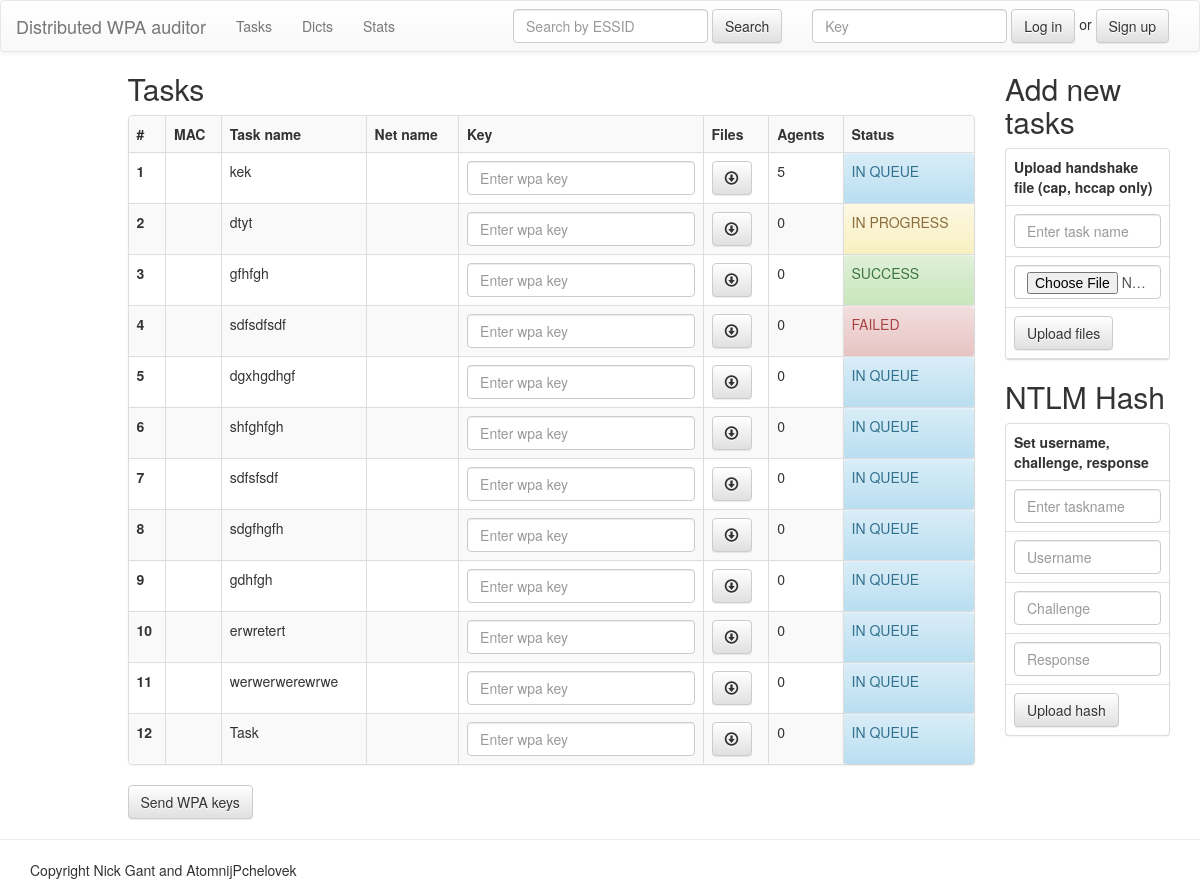
The app's page /web/index.php?tasks, older data.
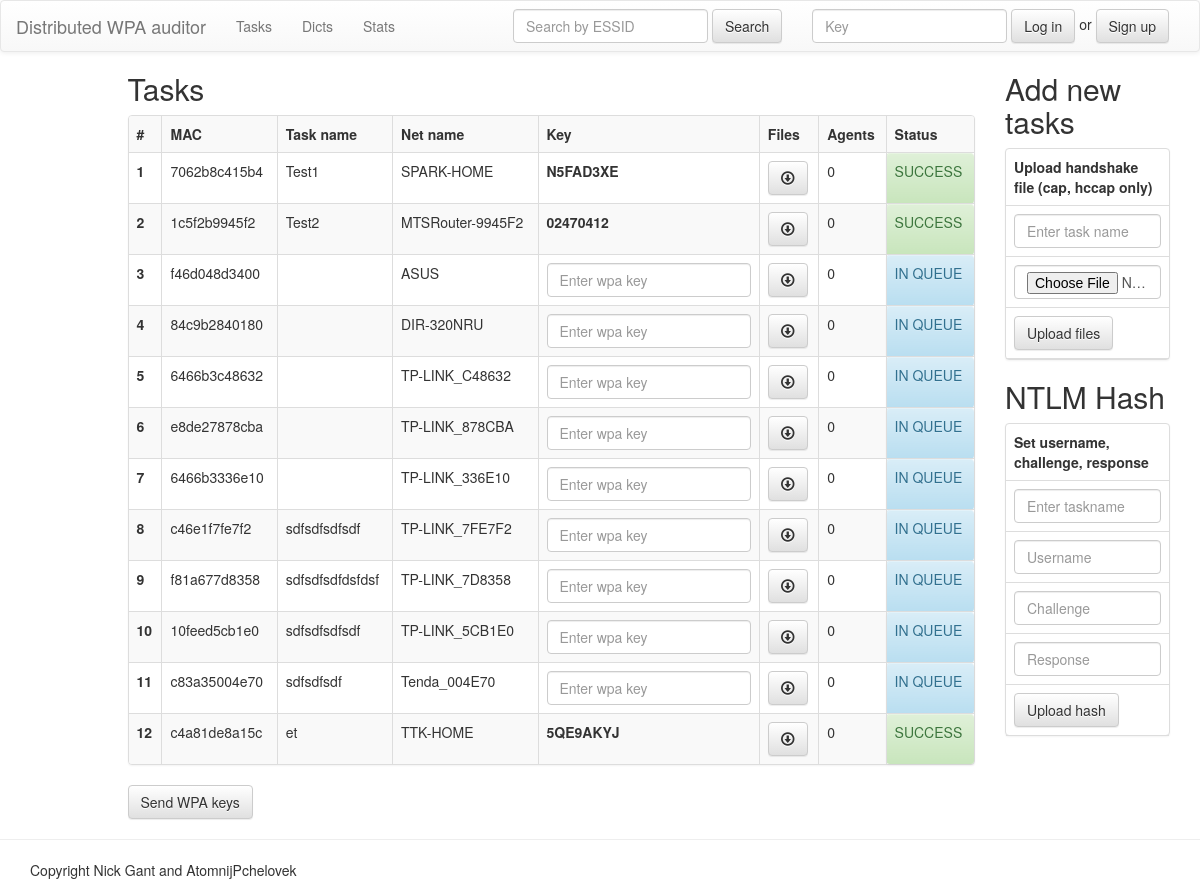
The same page, newer data.
### tables this page shows
CREATE TABLE `tasks` (
  `id` bigint(20) NOT NULL,
  `name` varchar(65) NOT NULL,
  `filename` varchar(60) DEFAULT NULL,
  `server_path` varchar(120) DEFAULT NULL,
  `site_path` varchar(120) NOT NULL,
  `essid` varchar(60) DEFAULT NULL,
  `station_mac` varchar(12) DEFAULT NULL,
  `type` int(11) NOT NULL,
  `thash` binary(32) DEFAULT NULL,
  `net_key` varchar(64) DEFAULT '0',
  `username` varchar(60) DEFAULT NULL,
  `challenge` varchar(60) DEFAULT NULL,
  `response` varchar(60) DEFAULT NULL,
  `priority` int(11) NOT NULL DEFAULT '0',
  `ts` timestamp NOT NULL DEFAULT CURRENT_TIMESTAMP,
  `agents` int(11) NOT NULL DEFAULT '0',
  `status` int(11) DEFAULT '0'
);

### web/content/tasks.php (the view, shortened to what this page needs)
<div class="container-fluid">
	<div class="col-lg-9 col-lg-offset-1">
		<h2>Tasks</h2>
		<form action="" method="post" enctype="multipart/form-data">
			<div class="panel panel-default">
				<table class="table table-striped table-bordered table-nonfluid">
					<tbody>
						<tr>
							<th>#</th>
							<th>MAC</th>
							<th>Task name</th>
							<th>Net name</th>
							<th>Key</th>
							<th>Files</th>
							<th>Agents</th>
							<th>Status</th>
						</tr>
						<?php
						function getStatus( $status ) {
							$listOfStatus = [
								0 => "IN QUEUE",
								1 => "IN PROGRESS",
								2 => "SUCCESS",
								3 => "FAILED",
							];
							return $listOfStatus[ $status ];
						}
						$sql = "SELECT id, name, filename, status, agents, net_key, essid, station_mac, site_path FROM tasks WHERE 1";
						$result = $mysqli->query( $sql )->fetch_all( MYSQLI_ASSOC );
						$id = 0;
						foreach ( $result as $row ) {
							if ( $row[ 'net_key' ] == '0' ) {
								$key = '<input type="text" class="form-control" placeholder="Enter wpa key" name="' . $row[ 'id' ] . '">';
							} else {
								$key = "<strong>" . $row[ 'net_key' ] . "</strong>";
							}
							$id++;
							$str = '<tr><td><strong>' . $id . '</strong></td><td>' . $row[ 'station_mac' ] . '</td><td>' . $row[ 'name' ] . '</td><td>' . $row[ 'essid' ] . '</td><td>' . $key . '</td><td><a href="' . $row[ 'site_path' ] . '" class="btn btn-default"><span class="glyphicon glyphicon-download"></span></a><td>' . $row[ 'agents' ] . '</td><td class="status">' . getStatus( $row[ 'status' ] ) . '</td>';
							echo $str;
							echo "</tr>";
						}
						?>
					</tbody>
				</table>
			</div>
			<input type="submit" value="Send WPA keys" name="buttonWpaKeys" class="btn btn-default">
		</form>
	</div>
	<div class="col-lg-2">
		<h2>Add new tasks</h2>
		<form class="" action="" method="post" enctype="multipart/form-data">
			<div class="panel panel-default">
				<table class="table table-bordered table-nonfluid">
					<tbody>
						<tr>
							<th>Upload handshake file (cap, hccap only)</th>
						</tr>
						<tr>
							<td>
								<input type="text" class="form-control" name="task_name" required="" placeholder="Enter task name">
							</td>
						</tr>
						<tr>
							<td>
								<input type="file" class="form-control" name="upfile" required="">
							</td>
						</tr>
						<tr>
							<td>
								<input type="submit" class="btn btn-default" value="Upload files" name="buttonUploadFile">
							</td>
						</tr>
					</tbody>
				</table>
			</div>
		</form>
		<h2>NTLM Hash</h2>
		<form class="" action="" method="post" enctype="multipart/form-data">
			<div class="panel panel-default">
				<table class="table table-bordered table-nonfluid">
					<tbody>
						<tr>
							<th>Set username, challenge, response</th>
						</tr>
						<tr>
							<td>
								<input type="text" class="form-control" name="taskname" required="" placeholder="Enter taskname">
							</td>
						</tr>
						<tr>
							<td>
								<input type="text" class="form-control" name="username" required="" placeholder="Username">
							</td>
						</tr>
						<tr>
							<td>
								<input type="text" class="form-control" name="challenge" required="" placeholder="Challenge">
							</td>
						</tr>
						<tr>
							<td>
								<input type="text" class="form-control" name="response" required="" placeholder="Response">
							</td>
						</tr>
						<tr>
							<td>
								<input type="submit" class="btn btn-default" value="Upload hash" name="buttonUploadHash">
							</td>
						</tr>
					</tbody>
				</table>
			</div>
		</form>
	</div>
</div>

### web/index.php (shortened to what this page needs)
<?php include( 'common.php' ); ?>
<!DOCTYPE html>
<html>
<head>
	<link rel="stylesheet" href="https://maxcdn.bootstrapcdn.com/bootstrap/3.3.7/css/bootstrap.min.css">
	<link rel="stylesheet" href="https://maxcdn.bootstrapcdn.com/bootstrap/3.3.7/css/bootstrap-theme.min.css">
	<link href="https://gitcdn.github.io/bootstrap-toggle/2.2.2/css/bootstrap-toggle.min.css" rel="stylesheet">
	<link rel="stylesheet" href="css/style.css">
</head>
<body>
	<nav class="navbar navbar-default mb0">
		<div class="container-fluid">
			<div class="navbar-header">
				<a class="navbar-brand" href="?">Distributed WPA auditor</a>
			</div>
			<div class="collapse navbar-collapse" id="bs-example-navbar-collapse-1">
				<ul class="nav navbar-nav">
					<li><a href="?tasks">Tasks</a>
					</li>
					<li><a href="?dicts">Dicts</a>
					</li>
					<li><a href="?stat">Stats</a>
					</li>
				</ul>
				<ul class="nav navbar-nav navbar-right">
					<form class="navbar-form navbar-left" action="?search" method="post">
						<div class="form-group">
							<input type="text" class="form-control" placeholder="Search by ESSID" name="search_query">
							<button type="submit" class="btn btn-default">Search</button>
						</div>
					</form>
					<?php
					if ( isset( $_COOKIE[ 'key' ] ) ) {
						$sql = "SELECT rang FROM users WHERE userkey=UNHEX('" . $_COOKIE[ 'key' ] . "')";
						$result = $mysqli->query( $sql )->fetch_all( MYSQLI_ASSOC );
						if ( $result[ 0 ][ 'rang' ] == "admin" )
							$admin = true;
						echo '<p class="navbar-text">Signed in as <strong>' . getNickname() . '</strong></p><form class="navbar-form navbar-left" action="" method="post"><input type="hidden" name="remkey" value="1" /><button type="submit" class="btn btn-default">Log out</button></form>';
					} else
						echo '<form class="navbar-form navbar-left" action="" method="post">
								  <div class="form-group">
									<input type="text" class="form-control" placeholder="Key" name="key" maxlength="32">
									<button type="submit" class="btn btn-default">Log in</button> or <a href="?get_key" class="btn btn-default">Sign up</a>
								  </div>
							  </form>
							  ';
					?>
				</ul>
			</div>
		</div>
	</nav>
	<?php @include($cont) ?>
	<hr>
	<div class="container">
		<footer>
			Copyright Nick Gant and AtomnijPchelovek
		</footer>
	</div>
</body>
</html>

### web/css/style.css (style rules this page uses)
.mb0 { margin-bottom: 0px; }

Row changes from the older to the newer data that the page shows:
removed tasks: name "kek", agents "5", status "IN QUEUE"
removed tasks: name "dtyt", agents "0", status "IN PROGRESS"
removed tasks: name "gfhfgh", agents "0", status "SUCCESS"
removed tasks: name "sdfsdfsdf", agents "0", status "FAILED"
removed tasks: name "dgxhgdhgf", agents "0", status "IN QUEUE"
removed tasks: name "shfghfgh", agents "0", status "IN QUEUE"
removed tasks: name "sdfsfsdf", agents "0", status "IN QUEUE"
removed tasks: name "sdgfhgfh", agents "0", status "IN QUEUE"
removed tasks: name "gdhfgh", agents "0", status "IN QUEUE"
removed tasks: name "erwretert", agents "0", status "IN QUEUE"
removed tasks: name "werwerwerewrwe", agents "0", status "IN QUEUE"
removed tasks: name "Task", agents "0", status "IN QUEUE"
added tasks: station_mac "7062b8c415b4", name "Test1", essid "SPARK-HOME", net_key "N5FAD3XE", agents "0", status "SUCCESS"
added tasks: station_mac "1c5f2b9945f2", name "Test2", essid "MTSRouter-9945F2", net_key "02470412", agents "0", status "SUCCESS"
added tasks: station_mac "f46d048d3400", essid "ASUS", agents "0", status "IN QUEUE"
added tasks: station_mac "84c9b2840180", essid "DIR-320NRU", agents "0", status "IN QUEUE"
added tasks: station_mac "6466b3c48632", essid "TP-LINK_C48632", agents "0", status "IN QUEUE"
added tasks: station_mac "e8de27878cba", essid "TP-LINK_878CBA", agents "0", status "IN QUEUE"
added tasks: station_mac "6466b3336e10", essid "TP-LINK_336E10", agents "0", status "IN QUEUE"
added tasks: station_mac "c46e1f7fe7f2", name "sdfsdfsdfsdf", essid "TP-LINK_7FE7F2", agents "0", status "IN QUEUE"
added tasks: station_mac "f81a677d8358", name "sdfsdfsdfdsfdsf", essid "TP-LINK_7D8358", agents "0", status "IN QUEUE"
added tasks: station_mac "10feed5cb1e0", name "sdfsdfsdfsdf", essid "TP-LINK_5CB1E0", agents "0", status "IN QUEUE"
added tasks: station_mac "c83a35004e70", name "sdfsdfsdf", essid "Tenda_004E70", agents "0", status "IN QUEUE"
added tasks: station_mac "c4a81de8a15c", name "et", essid "TTK-HOME", net_key "5QE9AKYJ", agents "0", status "SUCCESS"
